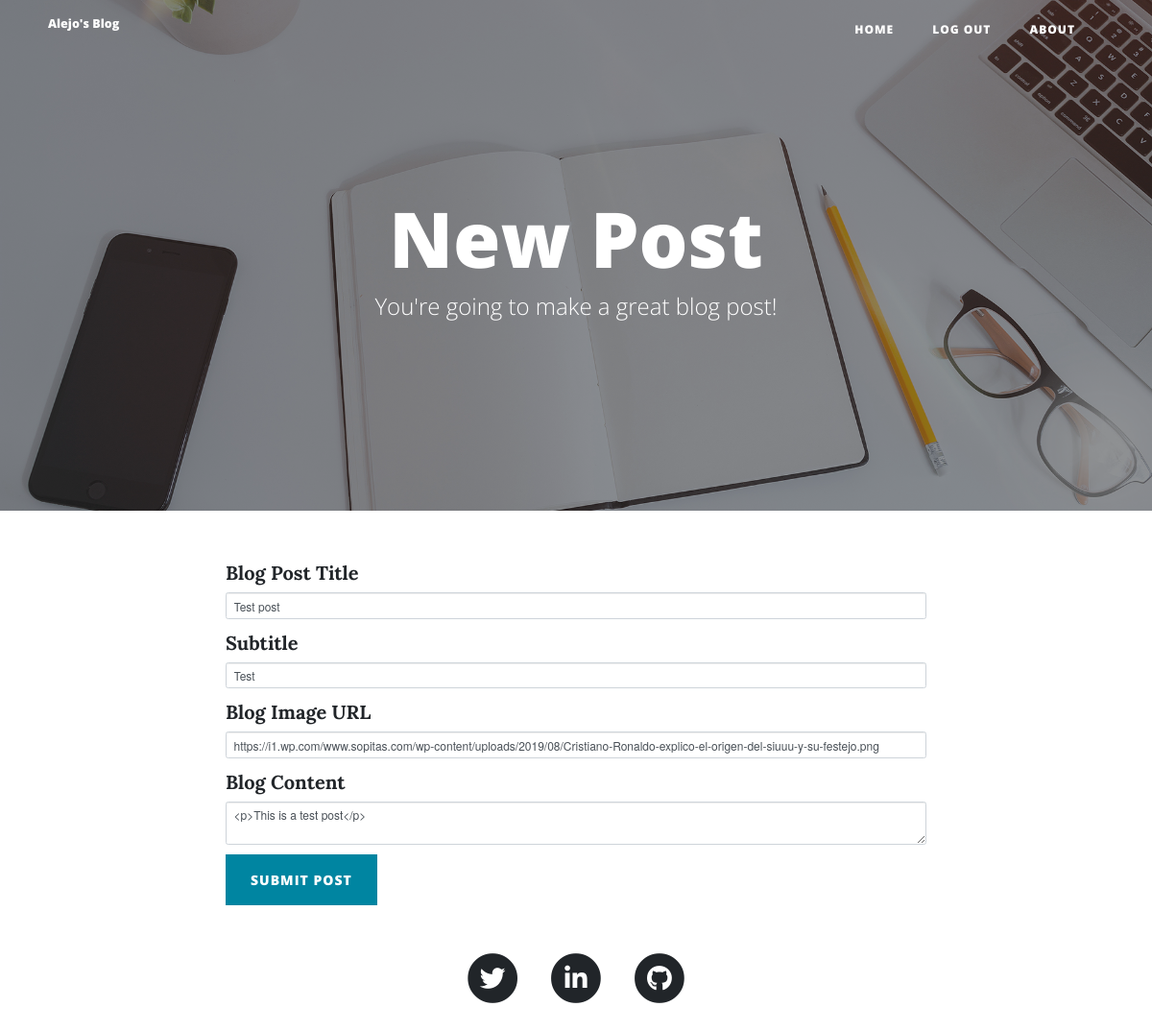
Page /edit-post/1 (signed in) on the earlier database version.
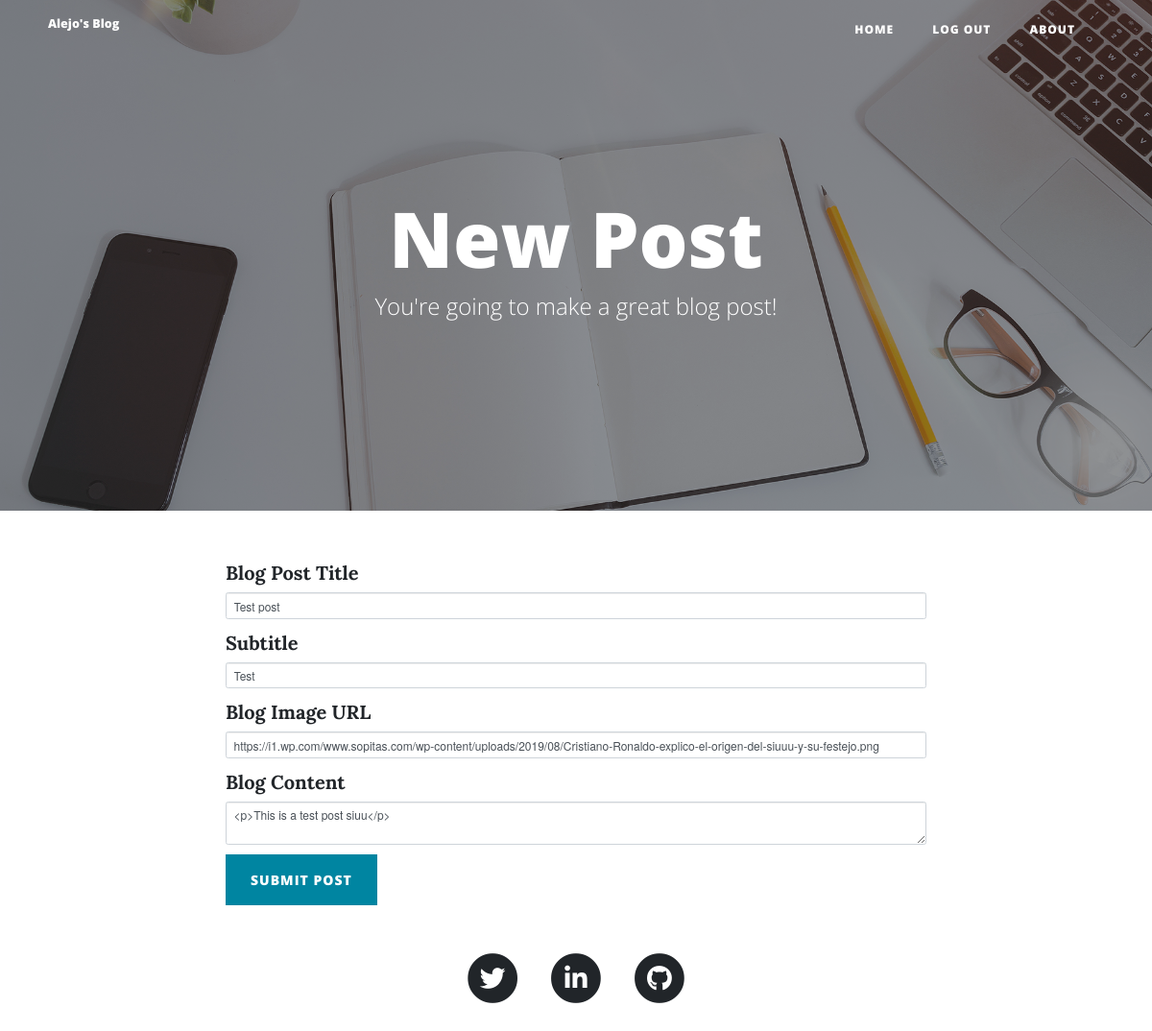
Same page on the later database version.
### main.py (models this page shows)
class BlogPost(db.Model):
    __tablename__ = "blog_posts"
    id = db.Column(db.Integer, primary_key=True)
    author_id = db.Column(db.Integer, db.ForeignKey("users.id"))
    author = relationship("User", back_populates="posts")
    title = db.Column(db.String(250), unique=True, nullable=False)
    subtitle = db.Column(db.String(250), nullable=False)
    date = db.Column(db.String(250), nullable=False)
    body = db.Column(db.Text, nullable=False)
    img_url = db.Column(db.String(250), nullable=False)
    comments = relationship("Comment", back_populates="parent_post")

### main.py (the view, shortened to what this page needs)
@app.route("/edit-post/<int:post_id>", methods=["GET", "POST"])
@admin_only
def edit_post(post_id):
    post = BlogPost.query.get(post_id)
    edit_form = CreatePostForm(
        title=post.title,
        subtitle=post.subtitle,
        img_url=post.img_url,
        body=post.body
    )
    return render_template("make-post.html", form=edit_form)

### forms.py
class CreatePostForm(FlaskForm):
    title = StringField("Blog Post Title", validators=[DataRequired()])
    subtitle = StringField("Subtitle", validators=[DataRequired()])
    img_url = StringField("Blog Image URL", validators=[DataRequired(), URL()])
    body = CKEditorField("Blog Content", validators=[DataRequired()])
    submit = SubmitField("Submit Post")

### main.py (called while the page is built)
def admin_only(f):
    @wraps(f)
    def decorated_function(*args, **kwargs):
        if not current_user.is_authenticated or current_user.id != 1:
            return redirect(url_for("get_all_posts"))
        return f(*args, **kwargs)
    return decorated_function

@login_manager.user_loader
def load_user(user_id):
    return User.query.get(int(user_id))

### templates/make-post.html (shortened to what this page needs)
{% extends 'bootstrap/base.html' %}
{% import "bootstrap/wtf.html" as wtf %}
{% block content %}
{% include "header.html" %}
  <header class="masthead" style="background-image: url('{{ url_for('static', filename='img/edit-bg.jpg')}}')">
    <div class="overlay"></div>
    <div class="container">
      <div class="row">
        <div class="col-lg-8 col-md-10 mx-auto">
          <div class="page-heading">
            {% if is_edit: %}
            <h1>Edit Post</h1>
            {% else: %}
            <h1>New Post</h1>
            {% endif %}
            <span class="subheading">You're going to make a great blog post!</span>
          </div>
        </div>
      </div>
    </div>
  </header>
  <div class="container">
    <div class="row">
      <div class="col-lg-8 col-md-10 mx-auto">
        {{ wtf.quick_form(form, novalidate=True, button_map={"submit": "primary"}) }}
      </div>
    </div>
  </div>
{% include "footer.html" %}
{% endblock %}

### templates/header.html (shortened to what this page needs)
<!DOCTYPE html>
<html lang="en">
<head>
  <link href="{{ url_for('static', filename='vendor/bootstrap/css/bootstrap.min.css') }}" rel="stylesheet">
  <link href="{{ url_for('static', filename='vendor/fontawesome-free/css/all.min.css')}}" rel="stylesheet" type="text/css">
  <link href="{{ url_for('static', filename='css/clean-blog.min.css')}}" rel="stylesheet">
</head>
<body>
  <nav class="navbar navbar-expand-lg navbar-light fixed-top" id="mainNav">
    <div class="container">
      <a class="navbar-brand" href="{{url_for('get_all_posts')}}">Alejo's Blog</a>
      <div class="collapse navbar-collapse" id="navbarResponsive">
        <ul class="navbar-nav ml-auto">
          <li class="nav-item">
            <a class="nav-link" href="{{ url_for('get_all_posts') }}">Home</a>
          </li>
          {% if not current_user.is_authenticated: %}
            <li class="nav-item">
              <a class="nav-link" href="{{ url_for('login') }}">Login</a>
            </li>
            <li class="nav-item">
              <a class="nav-link" href="{{ url_for('register') }}">Register</a>
            </li>
          {% else: %}
            <li class="nav-item">
              <a class="nav-link" href="{{ url_for('logout') }}">Log Out</a>
            </li>
          {% endif %}
          <li class="nav-item">
            <a class="nav-link" href="{{ url_for('about') }}">About</a>
          </li>
        </ul>
      </div>
    </div>
  </nav>

### templates/footer.html (shortened to what this page needs)
  <footer>
    <div class="container">
      <div class="row">
        <div class="col-lg-8 col-md-10 mx-auto">
          <ul class="list-inline text-center">
            <li class="list-inline-item">
              <a href="https://twitter.com/alejoassain" target="_blank">
                <span class="fa-stack fa-lg">
                  <i class="fas fa-circle fa-stack-2x"></i>
                  <i class="fab fa-twitter fa-stack-1x fa-inverse"></i>
                </span>
              </a>
            </li>
            <li class="list-inline-item">
              <a href="https://ar.linkedin.com/in/alejoassain" target="_blank">
                <span class="fa-stack fa-lg">
                  <i class="fas fa-circle fa-stack-2x"></i>
                  <i class="fab fa-linkedin-in fa-stack-1x fa-inverse"></i>
                </span>
              </a>
            </li>
            <li class="list-inline-item">
              <a href="https://github.com/AlejoAssain" target="_blank">
                <span class="fa-stack fa-lg">
                  <i class="fas fa-circle fa-stack-2x"></i>
                  <i class="fab fa-github fa-stack-1x fa-inverse"></i>
                </span>
              </a>
            </li>
          </ul>
        </div>
      </div>
    </div>
  </footer>
</body>
</html>

Differences in the rows shown:
changed BlogPost "Test post": body "<p>This is a test post</p>" → "<p>This is a test post siuu</p>"
